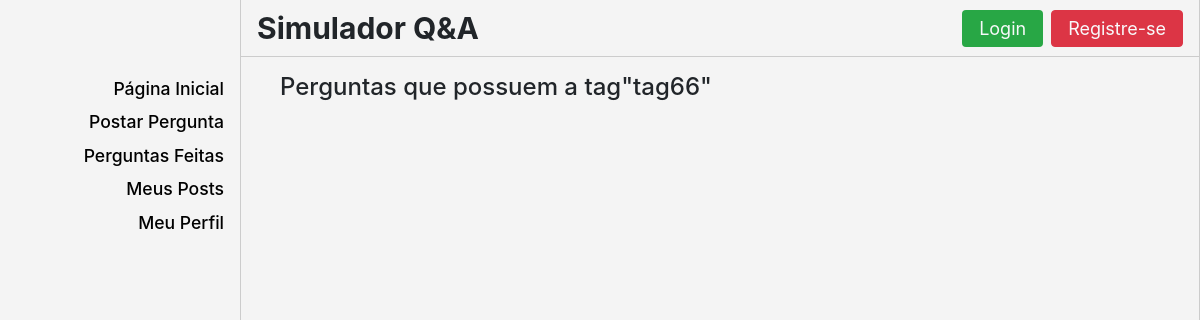
The page /tags/tag66 on the database as committed earlier.
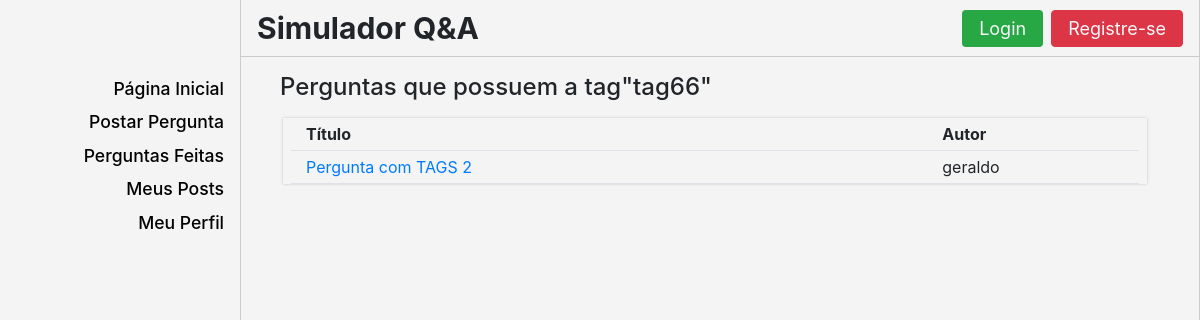
The same page on the database as committed later.
### qa/models.py (models this page shows, shortened)
class Pergunta(models.Model):
    usuario = models.CharField(max_length=100, default='usuario default')
    titulo = models.CharField(max_length=100, blank=True)
    texto = models.TextField(max_length=1000, default='texto default')
    tags = models.TextField(null=True)
    votos = models.IntegerField(default=0)

### qa/views.py (the view)
# urls.py: path('tags/<str:tag>', views.detalha_tag, name='detalhaTag'),
def detalha_tag(request,tag):
    usuario = request.user.get_username()
    perguntas = Pergunta.objects.all()
    perguntasSelecionadas = []
    jsonDec = json.decoder.JSONDecoder()
    for pergunta in perguntas:
        tagsList = jsonDec.decode(pergunta.tags)
        if tag in tagsList:
            perguntasSelecionadas.append(pergunta)
    context = {'tag':tag,'perguntas':perguntasSelecionadas,'usuario':usuario}
    return render(request, 'qa/detalhaTag.html', context)

### qa/templates/qa/detalhaTag.html
{% extends 'qa/template.html' %}
{% block content %}
	<div class='container-fluid ml-4 mt-3'>
		<h4>Perguntas que possuem a tag"{{tag}}"</h4>
		{% if perguntas %}
			<div class='row ml-0 py-2' style="height:auto; max-height:80vh; overflow-y: auto">
				<div class='col-11 px-2' style='box-shadow: 0px 0px 3px 0.2px #aaaaaa; margin-left: 3px'>
					<div class='row mx-0 py-1 border-bottom'>
						<div class="col-9 font-weight-bold">Título</div>
						<div class="col-3 font-weight-bold">Autor</div>
					</div>
					{% for pergunta in perguntas %}
					<div class="row mx-0 border-bottom py-1">
						<div class="col-9"><a href='/selecionar_pergunta/{{pergunta.id}}'>{{pergunta.titulo}}</a></div>
						<div class="col-3">{{pergunta.usuario}}</div>
					</div>
					{% endfor %}
				</div>
			</div>
		{% endif %}
	</div>
{% endblock %}

Rows that differ between the two databases and show on the page:
now on this page (row edited): Pergunta: titulo "Pergunta com TAGS 2", usuario "geraldo"
Other text that changed with them:
text now shown: "Título Autor"
